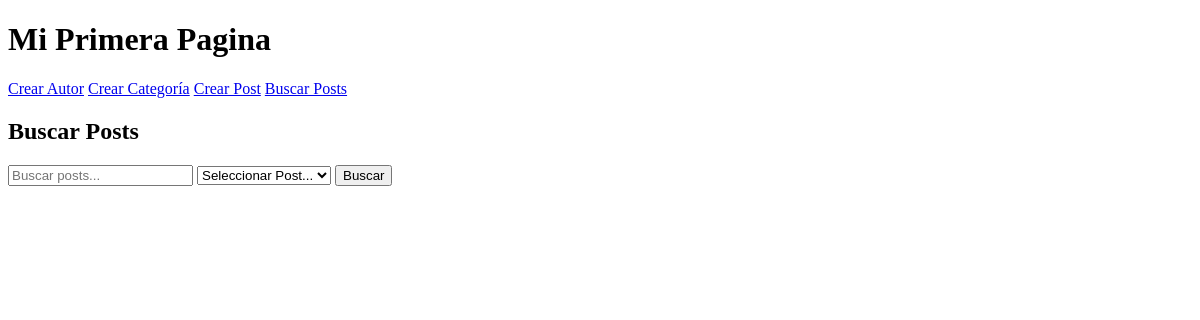
/buscar_posts/, run on an earlier commit of the app's database.
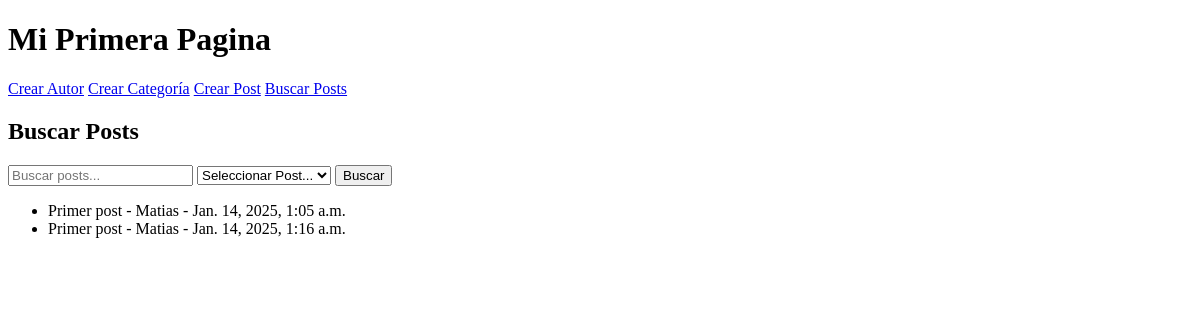
And on a later commit of the database.
### blog/models.py (models this page shows, shortened)
class Post(models.Model):
    titulo = models.CharField(max_length=200)
    contenido = models.TextField()
    autor = models.ForeignKey(Autor, on_delete=models.CASCADE)
    categoria = models.ForeignKey(Categoria, on_delete=models.CASCADE)
    fecha_publicacion = models.DateTimeField(auto_now_add=True)

class Autor(models.Model):
    nombre = models.CharField(max_length=100)
    bio = models.TextField()

### blog/views.py (the view)
# urls.py: path('buscar_posts/', views.buscar_posts, name='buscar_posts'),
def buscar_posts(request):
    query = request.GET.get('q')
    seleccion = request.GET.get('seleccion')
    resultados = Post.objects.filter(titulo__icontains=query) if query else Post.objects.all()
    if seleccion:
        resultados = resultados.filter(id=seleccion)
    return render(request, 'blog/buscar_posts.html', {'resultados': resultados, 'posts': Post.objects.all()})

### blog/templates/blog/buscar_posts.html (shortened to what this page needs)
{% extends 'blog/base.html' %}
{% block content %}
    <h2>Buscar Posts</h2>
    <form method="GET" action="{% url 'buscar_posts' %}">
        <input type="text" name="q" placeholder="Buscar posts...">
        <select name="seleccion">
            <option value="">Seleccionar Post...</option>
        </select>
        <button type="submit">Buscar</button>
    </form>
    <ul>
        {% for post in resultados %}
            <li>{{ post.titulo }} - {{ post.autor.nombre }} - {{ post.fecha_publicacion }}</li>
        {% endfor %}
    </ul>
{% endblock %}

### blog/templates/blog/base.html (shortened to what this page needs)
<!DOCTYPE html>
<html>
<head>
</head>
<body>
    <header>
        <h1>Mi Primera Pagina</h1>
    </header>
    <nav>
        <a href="{% url 'crear_autor' %}">Crear Autor</a>
        <a href="{% url 'crear_categoria' %}">Crear Categoría</a>
        <a href="{% url 'crear_post' %}">Crear Post</a>
        <a href="{% url 'buscar_posts' %}">Buscar Posts</a>
    </nav>
    <main>
        {% block content %}{% endblock %}
    </main>
</body>
</html>

What changed in the data, as far as the page shows it:
added Post: titulo "Primer post", autor.nombre "Matias", fecha_publicacion "Jan. 14, 2025, 1:05 a.m."
added Post: titulo "Primer post", autor.nombre "Matias", fecha_publicacion "Jan. 14, 2025, 1:16 a.m."
